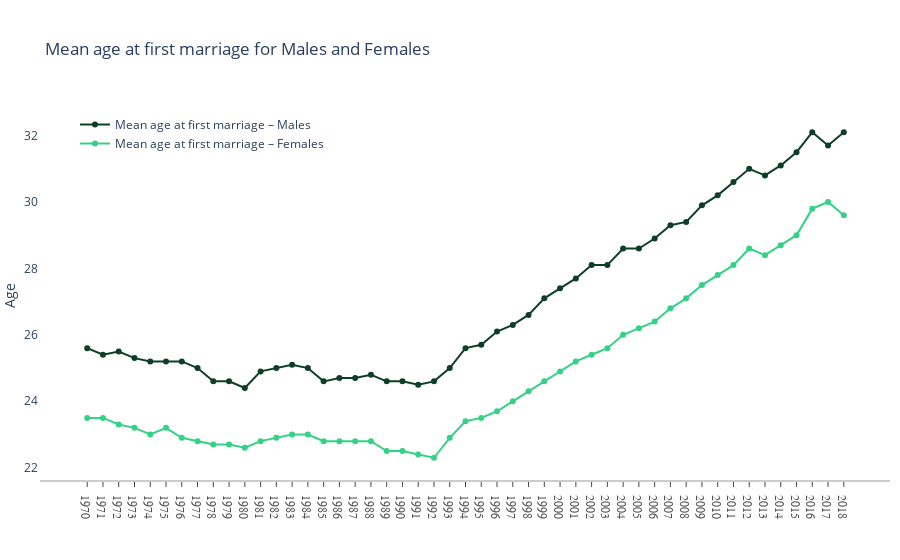

Notebook code for this chart:
### Code cell
fig = go.Figure()
fig = make_subplots()

fig.add_trace(go.Scatter(x=df_marriage_2['TIME'], y=df_marriage_2['Mean age at first marriage – Males'],
                    mode='lines+markers',
                    name='Mean age at first marriage – Males',
                    line_color='rgb(15,62,40)'))

fig.add_trace(go.Scatter(x=df_marriage_2['TIME'], y=df_marriage_2['Mean age at first marriage – Females'],
                    mode='lines+markers',
                    name='Mean age at first marriage – Females',
                    line_color='rgb(53,209,135)'))

fig.update_yaxes(title_text="Age", secondary_y=False)


fig.update_layout(
    xaxis=dict(
        showline=True,
        showgrid=False,
        showticklabels=True,
        type = 'category',
        linecolor='rgb(204, 204, 204)',
        linewidth=2,
        ticks='outside',
        tickfont=dict(
            family='Arial',
            size=12,
            color='rgb(82, 82, 82)',
        ),
    ),
    yaxis=dict(
        showgrid=True,
        zeroline=True,
        showline=True,
        showticklabels=True,
    ),
    autosize=True,
    margin=dict(
        autoexpand=True,
        l=20,
        r=10,
        t=110,
    ),
    showlegend=True,
    legend=dict(x=0.04, y=1.),
    plot_bgcolor='white',
    title = 'Mean age at first marriage for Males and Females'
)

fig.show()

# py.plot(fig, filename = '', auto_open=True) - uncomment and inpute your filename if you want to export to chart-studio.plot.ly.

### Figure 1 — Plotly figure (JSON) as saved in the notebook; plotly's stock layout.template omitted (floating-point values rounded to 4 significant figures)
{"data": [{"line": {"color": "rgb(15,62,40)"}, "mode": "lines+markers", "name": "Mean age at first marriage – Males", "type": "scatter", "x": [1970, 1971, 1972, 1973, 1974, 1975, 1976, 1977, 1978, 1979, 1980, 1981, 1982, 1983, 1984, 1985, 1986, 1987, 1988, 1989, 1990, 1991, 1992, 1993, 1994, 1995, 1996, 1997, 1998, 1999, 2000, 2001, 2002, 2003, 2004, 2005, 2006, 2007, 2008, 2009, 2010, 2011, 2012, 2013, 2014, 2015, 2016, 2017, 2018], "y": [25.6, 25.4, 25.5, 25.3, 25.2, 25.2, 25.2, 25, 24.6, 24.6, 24.4, 24.9, 25, 25.1, 25, 24.6, 24.7, 24.7, 24.8, 24.6, 24.6, 24.5, 24.6, 25, 25.6, 25.7, 26.1, 26.3, 26.6, 27.1, 27.4, 27.7, 28.1, 28.1, 28.6, 28.6, 28.9, 29.3, 29.4, 29.9, 30.2, 30.6, 31, 30.8, 31.1, 31.5, 32.1, 31.7, 32.1]}, {"line": {"color": "rgb(53,209,135)"}, "mode": "lines+markers", "name": "Mean age at first marriage – Females", "type": "scatter", "x": [1970, 1971, 1972, 1973, 1974, 1975, 1976, 1977, 1978, 1979, 1980, 1981, 1982, 1983, 1984, 1985, 1986, 1987, 1988, 1989, 1990, 1991, 1992, 1993, 1994, 1995, 1996, 1997, 1998, 1999, 2000, 2001, 2002, 2003, 2004, 2005, 2006, 2007, 2008, 2009, 2010, 2011, 2012, 2013, 2014, 2015, 2016, 2017, 2018], "y": [23.5, 23.5, 23.3, 23.2, 23, 23.2, 22.9, 22.8, 22.7, 22.7, 22.6, 22.8, 22.9, 23, 23, 22.8, 22.8, 22.8, 22.8, 22.5, 22.5, 22.4, 22.3, 22.9, 23.4, 23.5, 23.7, 24, 24.3, 24.6, 24.9, 25.2, 25.4, 25.6, 26, 26.2, 26.4, 26.8, 27.1, 27.5, 27.8, 28.1, 28.6, 28.4, 28.7, 29, 29.8, 30, 29.6]}], "layout": {"autosize": true, "legend": {"x": 0.04, "y": 1}, "margin": {"autoexpand": true, "l": 20, "r": 10, "t": 110}, "plot_bgcolor": "white", "showlegend": true, "title": {"text": "Mean age at first marriage for Males and Females"}, "xaxis": {"anchor": "y", "domain": [0, 1], "linecolor": "rgb(204, 204, 204)", "linewidth": 2, "showgrid": false, "showline": true, "showticklabels": true, "tickfont": {"color": "rgb(82, 82, 82)", "family": "Arial", "size": 12}, "ticks": "outside", "type": "category"}, "yaxis": {"anchor": "x", "domain": [0, 1], "showgrid": true, "showline": true, "showticklabels": true, "title": {"text": "Age"}, "zeroline": true}}}
